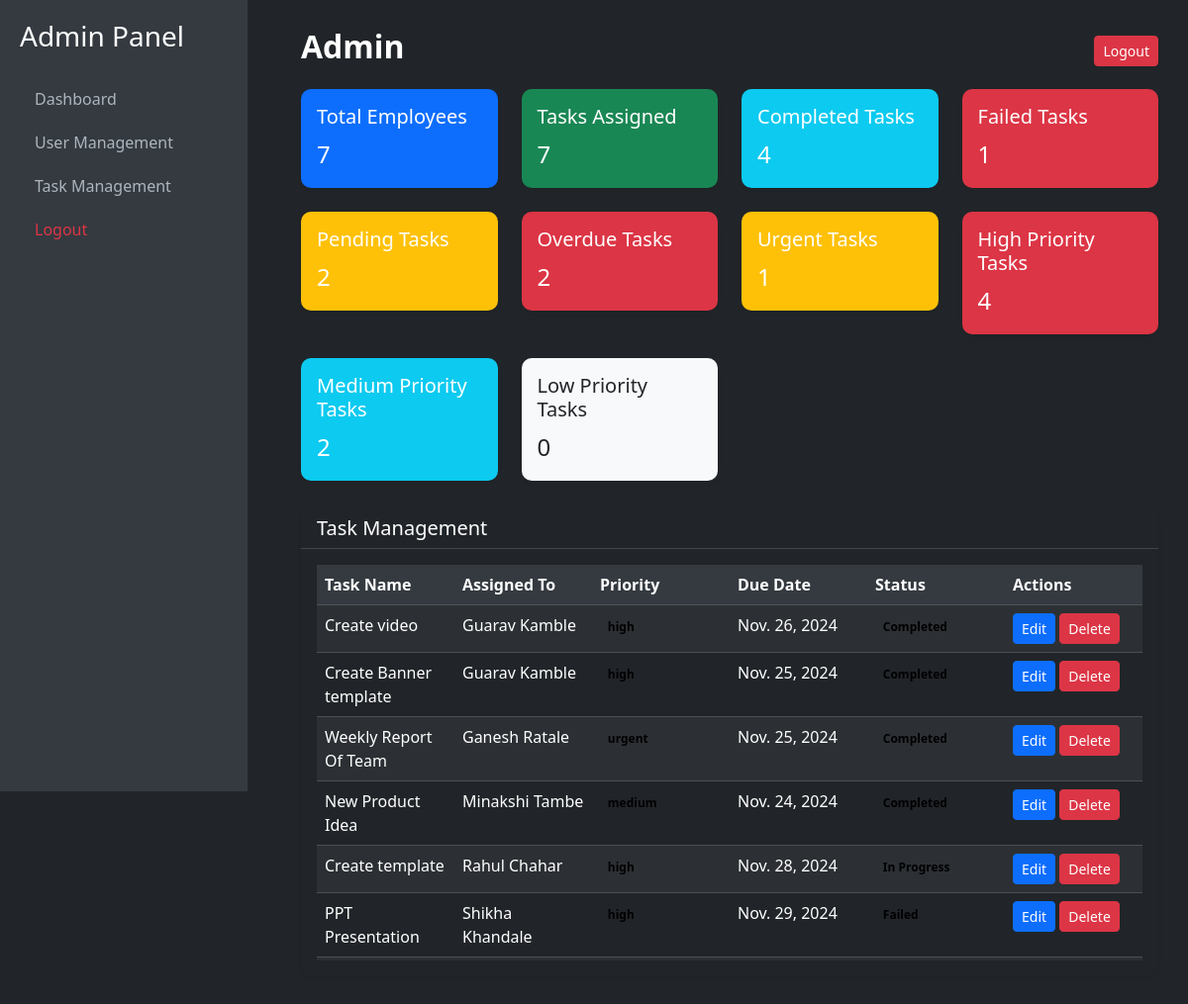
Screenshot of /users/admin/panel with the database file from the repository.
### tsmtasks/models.py (models this page shows, shortened)
class Task(models.Model):
    PRIORITY_CHOICES = [
        ('urgent', 'Urgent'),
        ('high', 'High'),
        ('medium', 'Medium'),
        ('low', 'Low'),
    ]
    STATUS_CHOICES = [
    ('Completed', 'Completed'),
    ('In Progress', 'In Progress'),
    ('Failed', 'Failed'),
    ]
    task_name = models.CharField(max_length=255, verbose_name="Task Name")
    task_description = models.TextField(verbose_name="Task Description")
    assigned_employees = models.ForeignKey(EmployeeProfile, on_delete=models.CASCADE, related_name="tasks")
    priority = models.CharField(max_length=10, choices=PRIORITY_CHOICES, verbose_name="Priority")
    due_date = models.DateField(verbose_name="Due Date")
    created_at = models.DateTimeField(auto_now_add=True, verbose_name="Created At")
    updated_at = models.DateTimeField(auto_now=True, verbose_name="Updated At")
    status = models.CharField(max_length=20, choices=STATUS_CHOICES, default='In Progress')

### tsmusers/models.py (models this page shows, shortened)
class EmployeeProfile(models.Model):
    employee = models.OneToOneField(
        Employee,
        on_delete=models.CASCADE,
        related_name='profile'  # Add a related_name for reverse access
    )
    first_name = models.CharField(max_length=50)
    middle_name = models.CharField(max_length=50, blank=True, null=True)
    last_name = models.CharField(max_length=50)
    age = models.PositiveIntegerField(null=True, blank=True)
    gender = models.CharField(max_length=10, choices=[
        ('Male', 'Male'),
        ('Female', 'Female'),
        ('Other', 'Other')
    ])
    role = models.CharField(max_length=100)
    address = models.TextField()
    phone_number = models.CharField(max_length=15)

### tsmusersdashboards/views.py (the view)
# urls.py: path('admin/panel',views.admin_panel,name='adminpanel'),
def admin_panel(request):
    total_employees = Employee.objects.count()
    total_tasks = Task.objects.count()
    completed_tasks = Task.objects.filter(status="Completed").count()
    failed_tasks = Task.objects.filter(status="Failed").count()
    pending_tasks = Task.objects.filter(status="In Progress").count()
    overdue_tasks = Task.objects.filter(due_date__lt=timezone.now()).exclude(status="Completed").count()
    urgent_tasks = Task.objects.filter(priority__iexact="Urgent").count()
    high_tasks = Task.objects.filter(priority__iexact="High").count()
    medium_tasks = Task.objects.filter(priority__iexact="Medium").count()
    low_tasks = Task.objects.filter(priority__iexact="Low").count()
    tasks = Task.objects.all()
    context = {
        "total_employees": total_employees,
        "total_tasks": total_tasks,
        "completed_tasks": completed_tasks,
        "failed_tasks": failed_tasks,
        "pending_tasks": pending_tasks,
        "overdue_tasks": overdue_tasks,
        "urgent_tasks": urgent_tasks,
        "high_tasks": high_tasks,
        "medium_tasks": medium_tasks,
        "low_tasks": low_tasks,
        "tasks": tasks,  # For task management section
    }
    return render(request, 'tsmusersdashboards/admin_dashboard.html', context)

### tsmusersdashboards/templates/tsmusersdashboards/admin_dashboard.html (shortened to what this page needs)
{% extends "admin_sidebar.html" %}
{% block admincontent %}
<div class="container my-2" style="margin-left: 2px;">
    <div class="row mb-3">
        <div class="col-12 d-flex justify-content-between align-items-center">
            <div class="d-flex align-items-center">
                <h2><span class="me-3"><strong>Admin {{ request.user.get_username }}</strong></span></h2>
            </div>
            <a href="{% url 'logout' %}" class="btn btn-danger btn-sm">Logout</a>
        </div>
    </div>
    <div class="row">
        <div class="col-lg-3 col-md-6 mb-4">
            <div class="card bg-primary text-white shadow-sm">
                <div class="card-body">
                    <h5 class="card-title">Total Employees</h5>
                    <p class="card-text fs-4">{{ total_employees }}</p>
                </div>
            </div>
        </div>
        <div class="col-lg-3 col-md-6 mb-4">
            <div class="card bg-success text-white shadow-sm">
                <div class="card-body">
                    <h5 class="card-title">Tasks Assigned</h5>
                    <p class="card-text fs-4">{{ total_tasks }}</p>
                </div>
            </div>
        </div>
        <div class="col-lg-3 col-md-6 mb-4">
            <div class="card bg-info text-white shadow-sm">
                <div class="card-body">
                    <h5 class="card-title">Completed Tasks</h5>
                    <p class="card-text fs-4">{{ completed_tasks }}</p>
                </div>
            </div>
        </div>
        <div class="col-lg-3 col-md-6 mb-4">
            <div class="card bg-danger text-white shadow-sm">
                <div class="card-body">
                    <h5 class="card-title">Failed Tasks</h5>
                    <p class="card-text fs-4">{{ failed_tasks }}</p>
                </div>
            </div>
        </div>
        <div class="col-lg-3 col-md-6 mb-4">
            <div class="card bg-warning text-white shadow-sm">
                <div class="card-body">
                    <h5 class="card-title">Pending Tasks</h5>
                    <p class="card-text fs-4">{{ pending_tasks }}</p>
                </div>
            </div>
        </div>
        <div class="col-lg-3 col-md-6 mb-4">
            <div class="card bg-danger text-white shadow-sm">
                <div class="card-body">
                    <h5 class="card-title">Overdue Tasks</h5>
                    <p class="card-text fs-4">{{ overdue_tasks }}</p>
                </div>
            </div>
        </div>
        <div class="col-lg-3 col-md-6 mb-4">
            <div class="card bg-warning text-white shadow-sm">
                <div class="card-body">
                    <h5 class="card-title">Urgent Tasks</h5>
                    <p class="card-text fs-4">{{ urgent_tasks }}</p>
                </div>
            </div>
        </div>
        <div class="col-lg-3 col-md-6 mb-4">
            <div class="card bg-danger text-white shadow-sm">
                <div class="card-body">
                    <h5 class="card-title">High Priority Tasks</h5>
                    <p class="card-text fs-4">{{ high_tasks }}</p>
                </div>
            </div>
        </div>
        <div class="col-lg-3 col-md-6 mb-4">
            <div class="card bg-info text-white shadow-sm">
                <div class="card-body">
                    <h5 class="card-title">Medium Priority Tasks</h5>
                    <p class="card-text fs-4">{{ medium_tasks }}</p>
                </div>
            </div>
        </div>
        <div class="col-lg-3 col-md-6 mb-4">
            <div class="card bg-light text-dark shadow-sm">
                <div class="card-body">
                    <h5 class="card-title">Low Priority Tasks</h5>
                    <p class="card-text fs-4">{{ low_tasks }}</p>
                </div>
            </div>
        </div>
    </div>
    <div class="card shadow-sm my-1">
        <div class="card-header bg-dark text-white">
            <h5 class="mb-0">Task Management</h5>
        </div>
        <div class="card-body">
            <div class="table-wrapper">
                <table class="table table-striped">
                    <thead class="table-dark">
                        <tr>
                            <th>Task Name</th>
                            <th>Assigned To</th>
                            <th>Priority</th>
                            <th>Due Date</th>
                            <th>Status</th>
                            <th>Actions</th>
                        </tr>
                    </thead>
                    <tbody>
                        {% for task in tasks %}
                        <tr class="table-row-dark">
                            <td>{{ task.task_name }}</td>
                            <td>{{ task.assigned_employees.first_name }} {{ task.assigned_employees.last_name }}</td>
                            <td><span class="badge bg-{{ task.priority_class }}" style="color: #000;">{{ task.priority }}</span></td>
                            <td>{{ task.due_date }}</td>
                            <td><span class="badge bg-{{ task.status_class }}" style="color: #000;">{{ task.status }}</span></td>
                            <td>
                                <a href="{% url 'task_update' task.id %}" class="btn btn-sm btn-primary">Edit</a>
                                <a href="{% url 'taskdelete' task.id %}" class="btn btn-sm btn-danger">Delete</a>
                            </td>
                        </tr>
                        {% endfor %}
                    </tbody>
                </table>
            </div>
        </div>
    </div>
</div>
{% endblock %}

### static/css/admin_panel.css (style rules this page uses)
.card { border: none; border-radius: 10px; }

### static/css/admin_table_data.css (style rules this page uses)
.table-wrapper { height: 400px; overflow-y: scroll; scrollbar-width: thin; scrollbar-color: transparent transparent; }
.table th { position: sticky; top: 0; z-index: 1; background-color: #343a40; color: white; }
.table { width: 100%; table-layout: fixed; }

### rows the page displays
Task: task_name "Create video", assigned_employees.first_name "Guarav", assigned_employees.last_name "Kamble", priority "high", due_date "Nov. 26, 2024", status "Completed"
Task: task_name "Create Banner template", assigned_employees.first_name "Guarav", assigned_employees.last_name "Kamble", priority "high", due_date "Nov. 25, 2024", status "Completed"
Task: task_name "Weekly Report Of Team", assigned_employees.first_name "Ganesh", assigned_employees.last_name "Ratale", priority "urgent", due_date "Nov. 25, 2024", status "Completed"
Task: task_name "New Product Idea", assigned_employees.first_name "Minakshi", assigned_employees.last_name "Tambe", priority "medium", due_date "Nov. 24, 2024", status "Completed"
Task: task_name "Create template", assigned_employees.first_name "Rahul", assigned_employees.last_name "Chahar", priority "high", due_date "Nov. 28, 2024", status "In Progress"
Task: task_name "PPT Presentation", assigned_employees.first_name "Shikha", assigned_employees.last_name "Khandale", priority "high", due_date "Nov. 29, 2024", status "Failed"

### other values shown
{{ total_employees }} "7"
{{ total_tasks }} "7"
{{ completed_tasks }} "4"
{{ failed_tasks }} "1"
{{ pending_tasks }} "2"
{{ overdue_tasks }} "2"
{{ urgent_tasks }} "1"
{{ high_tasks }} "4"
{{ medium_tasks }} "2"
{{ low_tasks }} "0"
